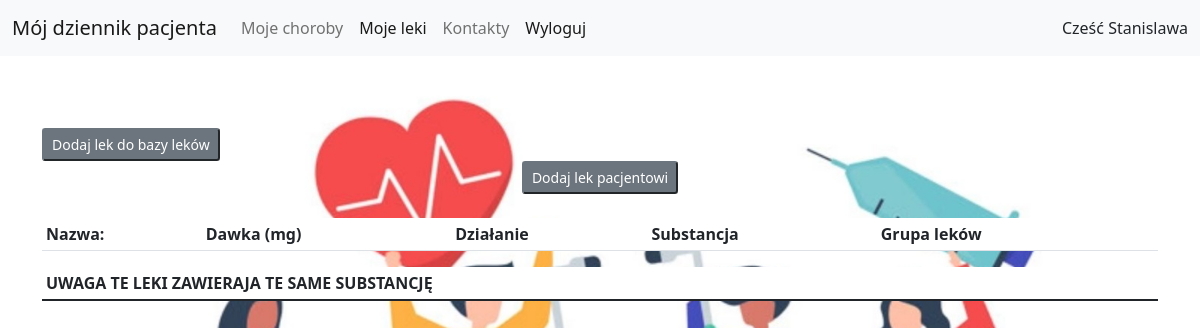
/drugs/ (signed in), run on an earlier commit of the app's database.
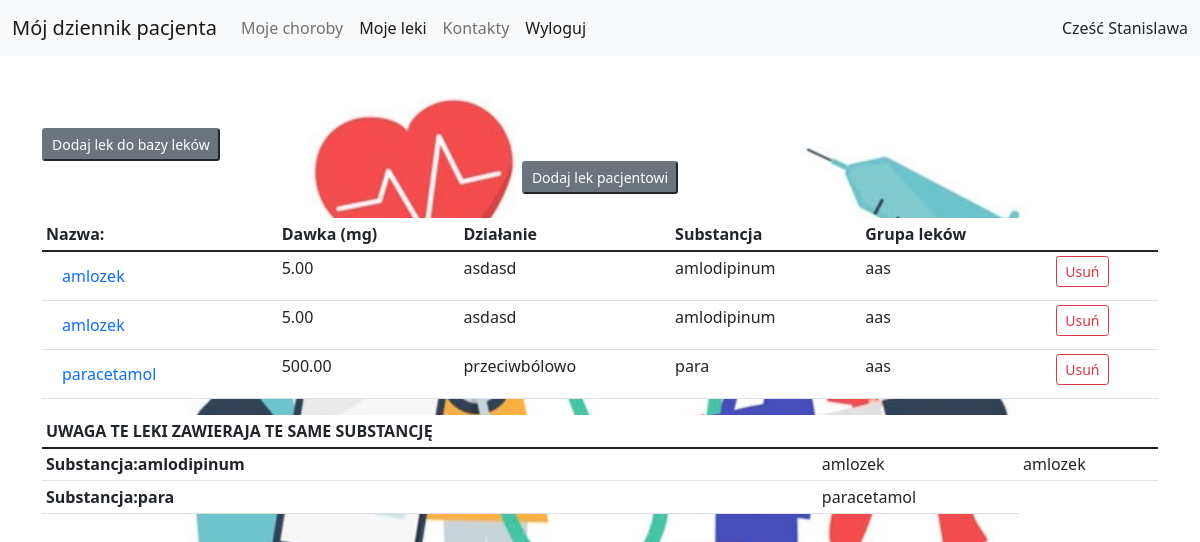
And on a later commit of the database.
### patientdiary/models.py (models this page shows, shortened)
class PatientDrug(models.Model):
    patient = models.ForeignKey(Patient, on_delete=models.CASCADE)
    drug = models.ForeignKey('Drugs', on_delete=models.CASCADE)

class Drugs(models.Model):
    name = models.CharField(max_length=30)
    leaflet = models.TextField()
    dosage = models.DecimalField(max_digits=10, decimal_places=2)
    action = models.CharField(max_length=128)
    substances = models.ManyToManyField(Substance)
    groups = models.ForeignKey('Group', on_delete=models.CASCADE)

class Substance(models.Model):
    name = models.CharField(unique=True, max_length=128)
    def __str__(self):
        return self.name

class Group(models.Model):
    parent = models.ForeignKey('Group', null=True, blank=True, on_delete=models.CASCADE)
    symbol = models.CharField(max_length=128)
    name = models.CharField(max_length=128)
    def __str__(self):
        return self.name

### patientdiary/views.py (the view)
# urls.py: path('drugs/', views.DrugsListView.as_view(), name='drugs_view'),
class DrugsListView(LoginRequiredMixin, ListView):
    model = Drugs
    template_name = 'drugs_view.html'
    def get_queryset(self):
        return Drugs.objects.filter(patient=Patient.objects.get(user=self.request.user))
    def get_context_data(self, **kwargs):
        context = super().get_context_data(**kwargs)
        context['patient'] = Patient.objects.get(user=self.request.user)
        context['drugs'] = Drugs.objects.all()
        return context

### accounts/models.py (called while the page is built)
    def __str__(self):
        return self.username

### patientdiary/models.py (called while the page is built)
    def get_substance_alert(self):
        alerts = {}
        for drug in self.drug.all():
            for substance in drug.substances.all():
                if substance.name in alerts:
                    alerts[substance.name].append(drug.name)
                else:
                    alerts[substance.name] = [drug.name]
        return alerts

### accounts/templates/drugs_view.html (shortened to what this page needs)
{% extends "base.html" %}
{% block content %}
    <div class="container">
        <br>
        <br>
        <br>
        <a href="{% url 'drug_add_view' %}">
            <button type="button" class="btn-secondary btn-sm disabled" tabindex="-1" role="button"
                    aria-disabled="true">Dodaj lek do bazy leków
            </button>
        </a>
        <div class="container text-center">
            <a href="{% url 'patient_drug_add_view' %}">
                <button type="button" class="btn-secondary btn-sm disabled" tabindex="-1" role="button"
                        aria-disabled="true">Dodaj lek pacjentowi
                </button>
            </a>
        </div>
        <br>
        <table class="table table-sm">
            <thead>
            <tr>
                <th scope="col">Nazwa:</th>
                <th scope="col">Dawka (mg)</th>
                <th scope="col">Działanie</th>
                <th scope="col">Substancja</th>
                <th scope="col">Grupa leków</th>
                <th scope="col"></th>
            </tr>
            </thead>
            <tbody>
            {% for patient_drug in patient.patientdrug_set.all %}
                <tr>
                    <td ><a class="nav-link active"
                                       href="{% url 'patient_drug_detail_view' patient_drug.pk %}">{{ patient_drug.drug.name }} </a>
                    </td>
                    <td>{{ patient_drug.drug.dosage }}</td>
                    <td>{{ patient_drug.drug.action }}</td>
                    <td>
                        {% for drug in patient_drug.drug.substances.all %}
                            {{ drug }}
                        {% endfor %}
                    </td>
                    <td>
                        {{patient_drug.drug.groups }}
                    </td>
                    <td>
                        <a href="{% url 'patient_drug_delete_view' patient_drug.pk %}">
                            <button type="button" class="btn btn-outline-danger btn-sm">Usuń</button>
                        </a>
                    </td>
                </tr>
            {% endfor %}
            </tbody>
            <table class="table table-sm">
                <thead>
                <th scope="col">UWAGA TE LEKI ZAWIERAJA TE SAME SUBSTANCJĘ</th>
                </thead>
                <tbody>
                <tr>{% for substance,drugs in user.patient.get_substance_alert.items %}</tr>
                    <th>Substancja:{{ substance }}</th>
                    {% for drug in drugs %}
                        <td>{{ drug }}</td>
                    {% endfor %}
                {% endfor %}
                </tbody>
            </table>
    </div>
{% endblock %}

What changed in the data, as far as the page shows it:
added PatientDrug: drug.name "amlozek", drug.dosage "5.00", drug.action "asdasd", drug.groups "aas"
now on this page (row unchanged): Substance: name "amlodipinum", get_substance_alert "amlodipinum"
added PatientDrug: drug.name "amlozek", drug.dosage "5.00", drug.action "asdasd", drug.groups "aas"
added PatientDrug: drug.name "paracetamol", drug.dosage "500.00", drug.action "przeciwbólowo", drug.groups "aas"
now on this page (row unchanged): Substance: name "para", get_substance_alert "para", shown under "paracetamol"
now on this page (row unchanged): Drugs: drugs "amlozek"
now on this page (row unchanged): Drugs: drugs "amlozek"
now on this page (row unchanged): Drugs: drugs "paracetamol"
Also different on the page:
new list line: "Substancja:"
